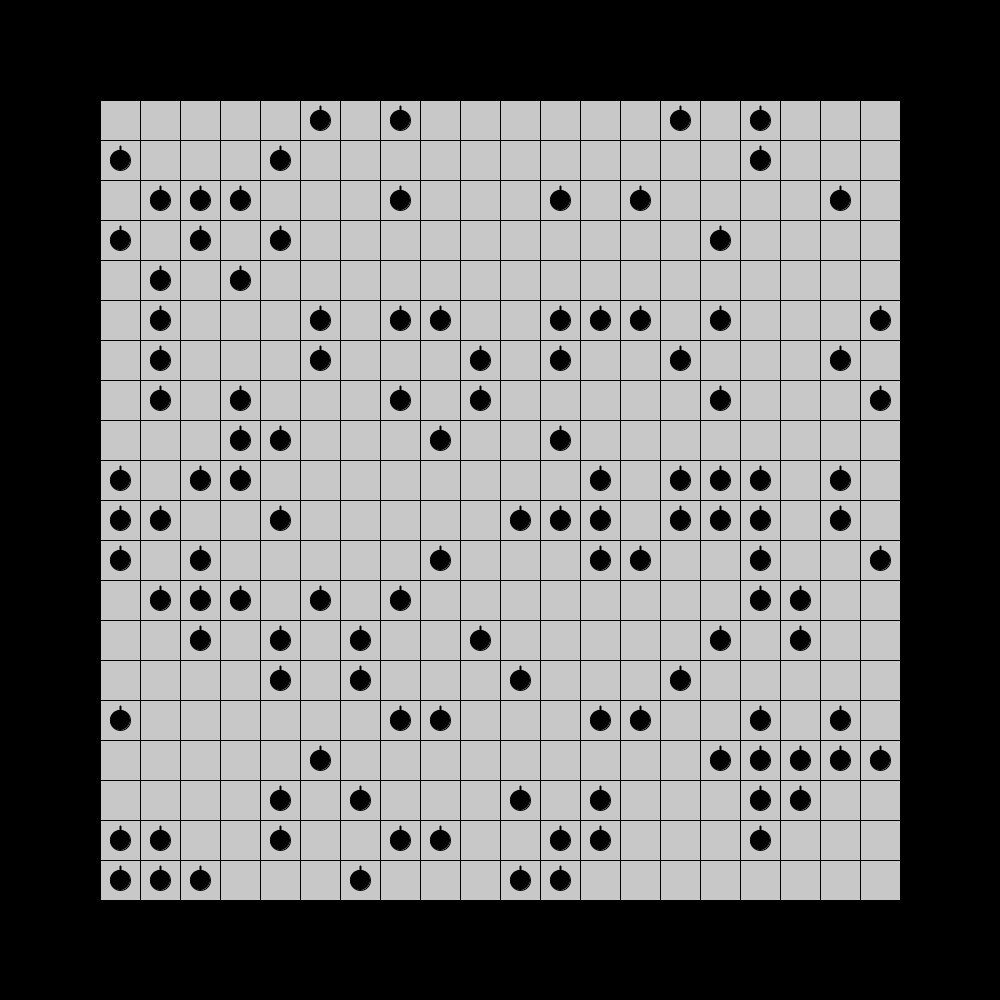
Frame 1 (no input)
Frame 60 (the mouse pressed at the canvas centre just before this capture): identical to frame 1, image omitted
Frame 120 (the mouse held since frame 60 and released just before this capture): identical to frame 1, image omitted

The Processing sketch that drew this single still picture (run headless with seeded random() and noise(); from frame 60 on, the mouse is pressed at the canvas centre):

// Processing sketch: MineSweeper
// ── MineSweeper.pde
float w, offset;
int s;
Tile[][] board;
boolean revealAll;


void setup() {
  size(1000, 1000);
  s = 20;
  offset = 200;
  w = (width - offset)/s;
  board = new Tile[s][s];
  fill(255, 200);
  revealAll = true;

  for (int x = 0; x < s; x++) {
    for (int y = 0; y < s; y++) {
      board[x][y] = new Tile(new PVector(offset/2 + x*w + w/2, offset/2 + y*w + w/2)); //store the tile
    }
  }
}

void draw() {
  background(0);
  for (int x = 0; x < s; x++) {
    for (int y = 0; y < s; y++) {
      fill(255, 200);
      strokeWeight(1);
      rect(offset/2 + x*w, offset/2 + y*w, w, w);
      board[x][y].display();
    }
  }
}


String getLabel(PVector location) {
  if (location.x == 0) {
    if (location.y == 0) {
      return "TLCorner";
    } else if (location.y == s-1) {
      return "BLCorner";
    } else {
      return "LEdge";
    }
  } else if (location.x == s-1) {
    if (location.y == 0) {
      return "TRCorner";
    } else if (location.y == s-1) {
      return "BRCorner";
    } else {
      return "REdge";
    }
  } else if (location.y == 0) {
    return "TEdge";
  } else if (location.y == s-1) {
    return "BEdge";
  } else {
    return "CENTRE";
  }
}

// ── Tile.pde
class Tile {
  boolean isBomb;
  PVector pos;
  String label;

  Tile(PVector pos_) {
    pos = pos_.copy();
    isBomb = random(1) < 0.3; //10% chance of bomb
    label = getLabel(pos);
  }

  void display() {
    fill(0);
    if (isBomb) {
      ellipse(pos.x, pos.y, w*0.5, w*0.5);
      strokeWeight(2);
      line(pos.x, pos.y, pos.x, pos.y -w/3);
    }
  }
  
  
}
